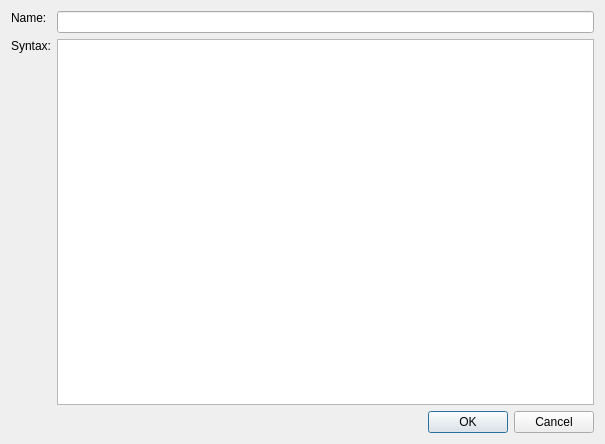
<?xml version="1.0" encoding="UTF-8"?>
<ui version="4.0">
 <class>Dialog</class>
 <widget class="QDialog" name="Dialog">
  <property name="geometry">
   <rect>
    <x>0</x>
    <y>0</y>
    <width>605</width>
    <height>444</height>
   </rect>
  </property>
  <property name="windowTitle">
   <string>Syntax</string>
  </property>
  <layout class="QGridLayout" name="gridLayout">
   <item row="0" column="1">
    <widget class="QLineEdit" name="name"/>
   </item>
   <item row="0" column="0">
    <widget class="QLabel" name="nameLbl">
     <property name="text">
      <string>Name:</string>
     </property>
     <property name="alignment">
      <set>Qt::AlignLeading|Qt::AlignLeft|Qt::AlignTop</set>
     </property>
    </widget>
   </item>
   <item row="1" column="0">
    <widget class="QLabel" name="syntaxLbl">
     <property name="text">
      <string>Syntax:</string>
     </property>
     <property name="alignment">
      <set>Qt::AlignLeading|Qt::AlignLeft|Qt::AlignTop</set>
     </property>
    </widget>
   </item>
   <item row="1" column="1">
    <widget class="QPlainTextEdit" name="notes"/>
   </item>
   <item row="2" column="0" colspan="2">
    <widget class="QDialogButtonBox" name="buttonBox">
     <property name="orientation">
      <enum>Qt::Horizontal</enum>
     </property>
     <property name="standardButtons">
      <set>QDialogButtonBox::Cancel|QDialogButtonBox::Ok</set>
     </property>
    </widget>
   </item>
  </layout>
 </widget>
 <resources/>
 <connections>
  <connection>
   <sender>buttonBox</sender>
   <signal>accepted()</signal>
   <receiver>Dialog</receiver>
   <slot>accept()</slot>
   <hints>
    <hint type="sourcelabel">
     <x>248</x>
     <y>254</y>
    </hint>
    <hint type="destinationlabel">
     <x>157</x>
     <y>274</y>
    </hint>
   </hints>
  </connection>
  <connection>
   <sender>buttonBox</sender>
   <signal>rejected()</signal>
   <receiver>Dialog</receiver>
   <slot>reject()</slot>
   <hints>
    <hint type="sourcelabel">
     <x>316</x>
     <y>260</y>
    </hint>
    <hint type="destinationlabel">
     <x>286</x>
     <y>274</y>
    </hint>
   </hints>
  </connection>
 </connections>
</ui>
